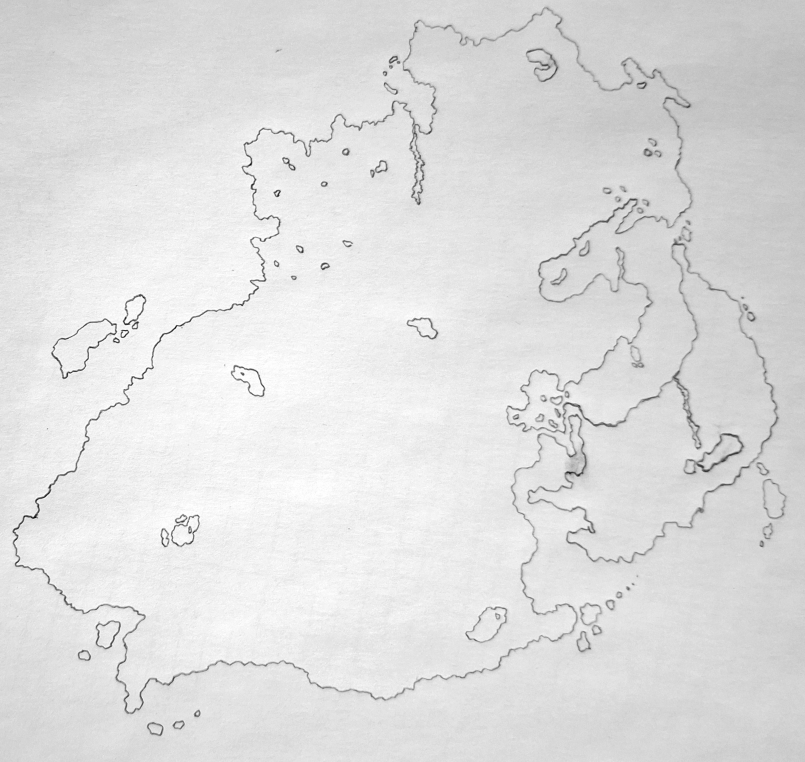
#> input picture data/raw/landamass_drawing_base.jpg, 2415 x 2285 px, found by its file name (shown at 1/3 size)
$ python extract_images.py
#> lines starting #> are read from the running program, lines starting #| are printed output that depends on the picture; after the words box and inside, x2 and y2 are one past the last pixel; in counts of white or black regions, pixels touching at a corner belong together
import os
import cv2
import numpy as np
from pathlib import Path
from PIL import ImageEnhance, Image
'''
Use Pillow to load your map image and apply initial adjustments.
Convert the image into an OpenCV-compatible format (e.g., numpy array).
Use OpenCV for edge detection and contour tracing.
Save results using either library.
'''

def extract_image_from_file(file_path):
    """
    Extract and process an image from a file.
    Args:
        file_path: Path to the image file.
    Returns:
        Processed Pillow image object.
    """
#> called with file_path = '<PATH>/landamass_drawing_base.jpg'
    try:
        img = Image.open(file_path).convert("L")
    except FileNotFoundError:
        print(f"File not found: {file_path}")
        raise
    except Exception as e:
        print(f"Error loading image: {e}")
        raise
    return img.copy()

def get_image_dimensions(image_path: Path):
    img = extract_image_from_file(image_path)
    return img.width, img.height

def binarize_img(img, threshold=120):
    """
    Binarize an image by converting it to black and white.

    Args:
        img: Pillow image object to binarize.
        threshold: Pixel intensity threshold (0-255).
                   Pixels above the threshold become white, and pixels below become black.
                   Lower thresholds make the image lighter (more white areas),
                   while higher thresholds make the image darker (more black areas).

    Returns:
        Binarized Pillow image object.
    """

    return img.point(lambda p: 0 if p > threshold else 255, mode="1")

def prepare_image(img, contrast_factor=2.0):
    """
    Prepare the image by enhancing contrast and binarizing.

    Args:
        img: Pillow image object to prepare.
        contrast_factor: Factor to enhance contrast (default is 2.0).

    Returns:
        Binarized Pillow image object.
    """
#> called with contrast_factor = 2
    img = img.convert("L")
    enhancer = ImageEnhance.Contrast(img)
    img = enhancer.enhance(contrast_factor)  # Adjustable contrast factor
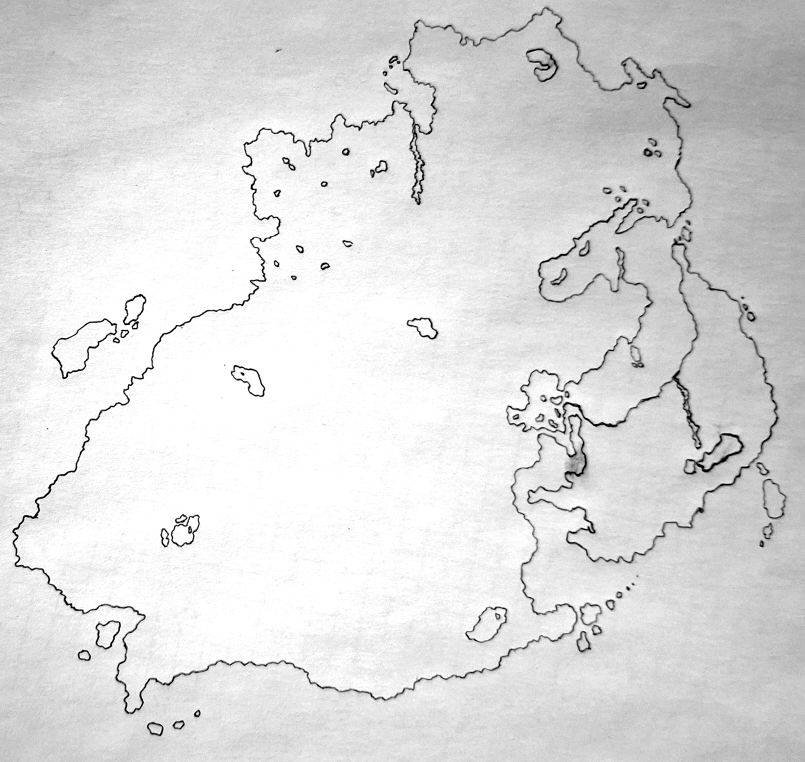
#> img: PIL image 2415x2285 L (shown at 1/3 size); min 0, max 255, mean 220.6

    binarized = binarize_img(img)
#> in binarize_img, `return img.point(lambda p: 0 if p > threshold else 255, mode="1")`:
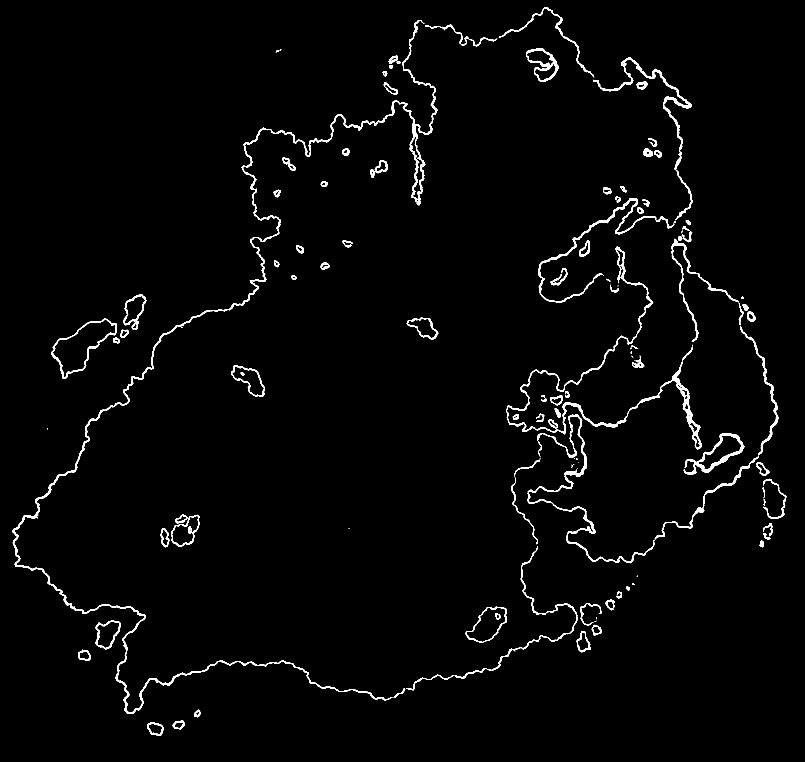
#> returned value: PIL image 2415x2285 1 (shown at 1/3 size); 1.9% white; 162 white regions (38 under 20 px), largest, box (x1, y1, x2, y2) and area: (37, 249, 1312, 2142) 24017, (1581, 1242, 1964, 1690) 6410, (1614, 595, 1969, 908) 4790

    img_array = np.array(binarized).astype(np.uint8) * 255

    return np.abs(255 - img_array)
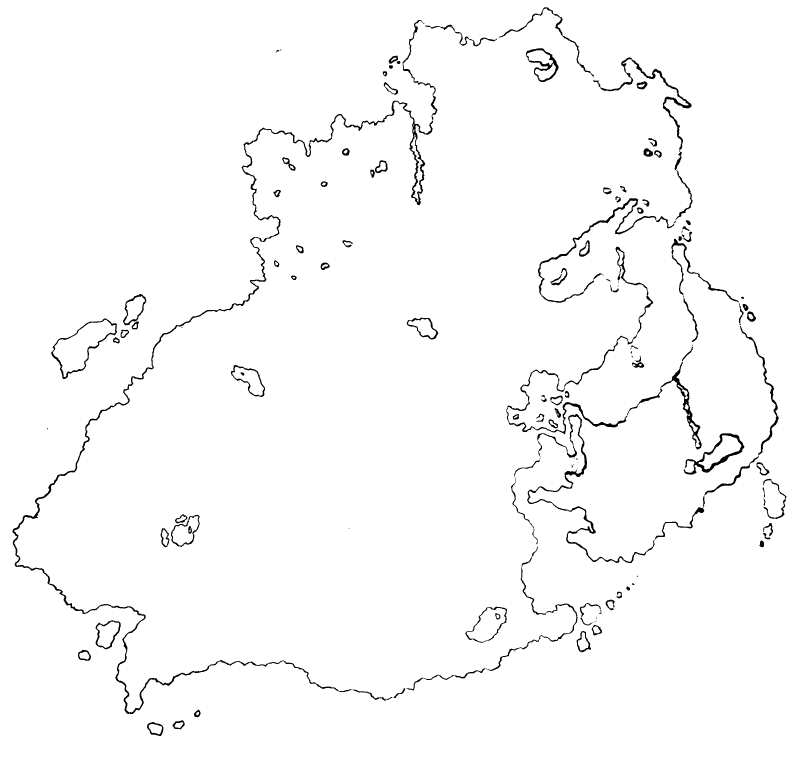
#> returned value: shape (2285, 2415) (shown at 1/3 size); 98.1% white; 162 black regions (38 under 20 px), largest, box (x1, y1, x2, y2) and area: (37, 249, 1312, 2142) 24017, (1581, 1242, 1964, 1690) 6410, (1614, 595, 1969, 908) 4790

def display_image(image, title="", output=False, resize=False, resize_dim=(1000, 1000), contrast_factor=2.0):
    """
    Display a processed image from a file path or NumPy array.

    Args:
        image (Path | str | np.ndarray): Path to image file or preprocessed NumPy array.
        title (str): Title for display and optional save file.
        output (bool): Whether to save the image.
        resize (bool): Whether to resize for display.
        resize_dim (tuple): Dimensions for resizing (default: (1000, 1000)).
        contrast_factor (float): Only applies when loading from file.
    """
    if isinstance(image, (str, Path)):
        img_path = Path(image)
        img_array = prepare_image(
                        extract_image_from_file(img_path),
                        contrast_factor=contrast_factor
                    )

    elif isinstance(image, np.ndarray):
        img_array = image

    else:
        raise TypeError("Input must be a NumPy array or path to image file.")

    display_img = cv2.resize(img_array, resize_dim) if resize else img_array.copy()

    print(f'DISPLAYING \"{title.upper()}\"\nclose the window to conitnue.')
    cv2.imshow(title or "Image", display_img)
    cv2.waitKey(0)
    cv2.destroyAllWindows()

def image_array_coords(img_array, value=255):
    """
    Extract coordinates of all cells in the image array that are not value (default 255, white).

    Args:
        img_array: NumPy array representing the image.

    Returns:
        List of tuples (x, y), where each tuple is the coordinate of a cell that is not 255.
    """
    # Use NumPy's where function to find indices of non-255 cells
    coords = np.column_stack(np.where(img_array != value))

    # Convert to a list of tuples (x, y)
    return coords[:, [1, 0]].astype(int)

def save_image(img_array, output_path, resize_dim=(1000, 1000), resize=True):
    save_img = cv2.resize(img_array, resize_dim) if resize else img_array.copy()
    os.makedirs(output_path.parent, exist_ok=True)
    cv2.imwrite(str(output_path), save_img)
    print(f"✅ Saved debug image to: {output_path}")


if __name__ == '__main__':
    # Load the landmass base map
    landmass_base_map = "<PATH>/landamass_drawing_base.jpg"
    img = extract_image_from_file(landmass_base_map)
    img_array = prepare_image(img, contrast_factor=2.0)

#> (the run stopped early here; a loop or call above may not have finished)
